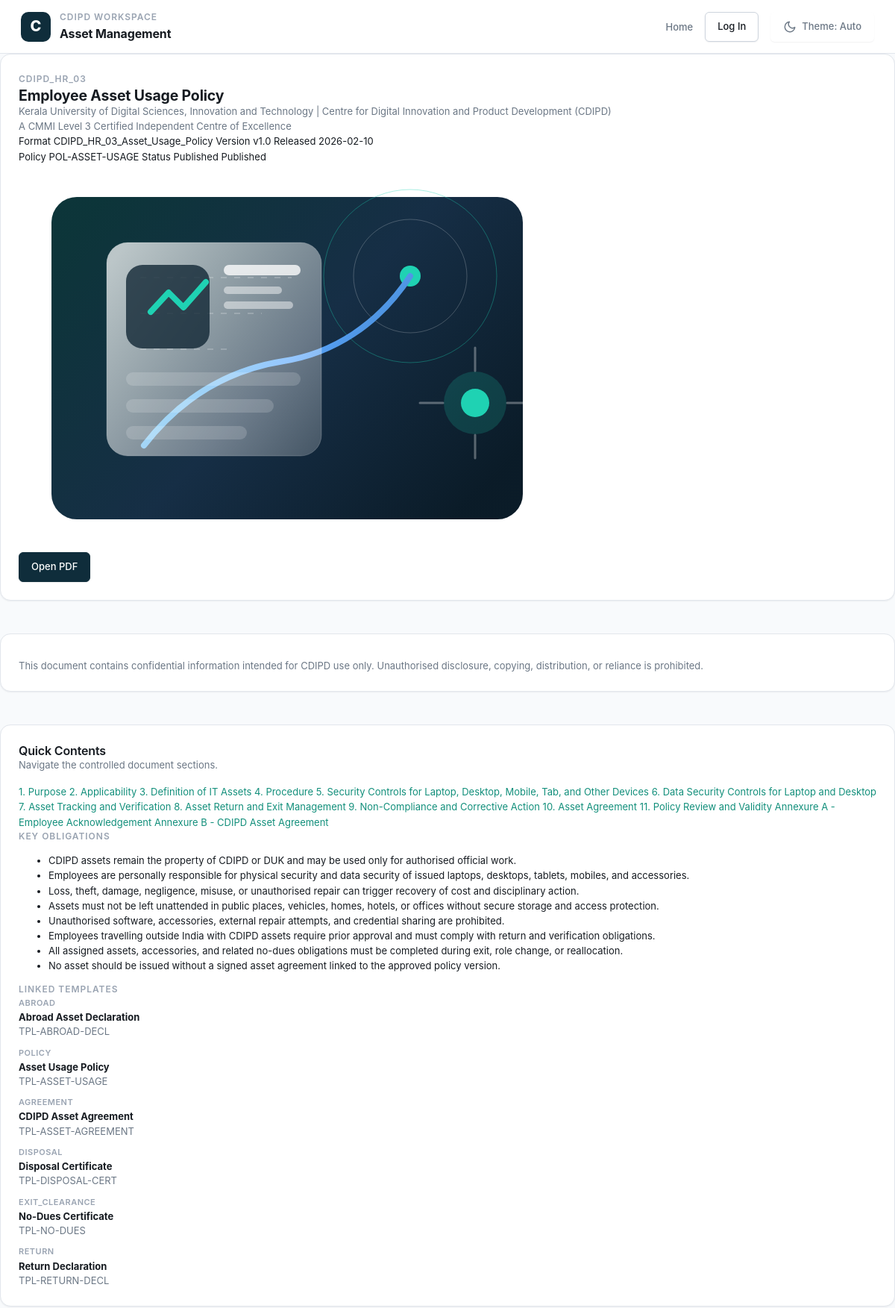
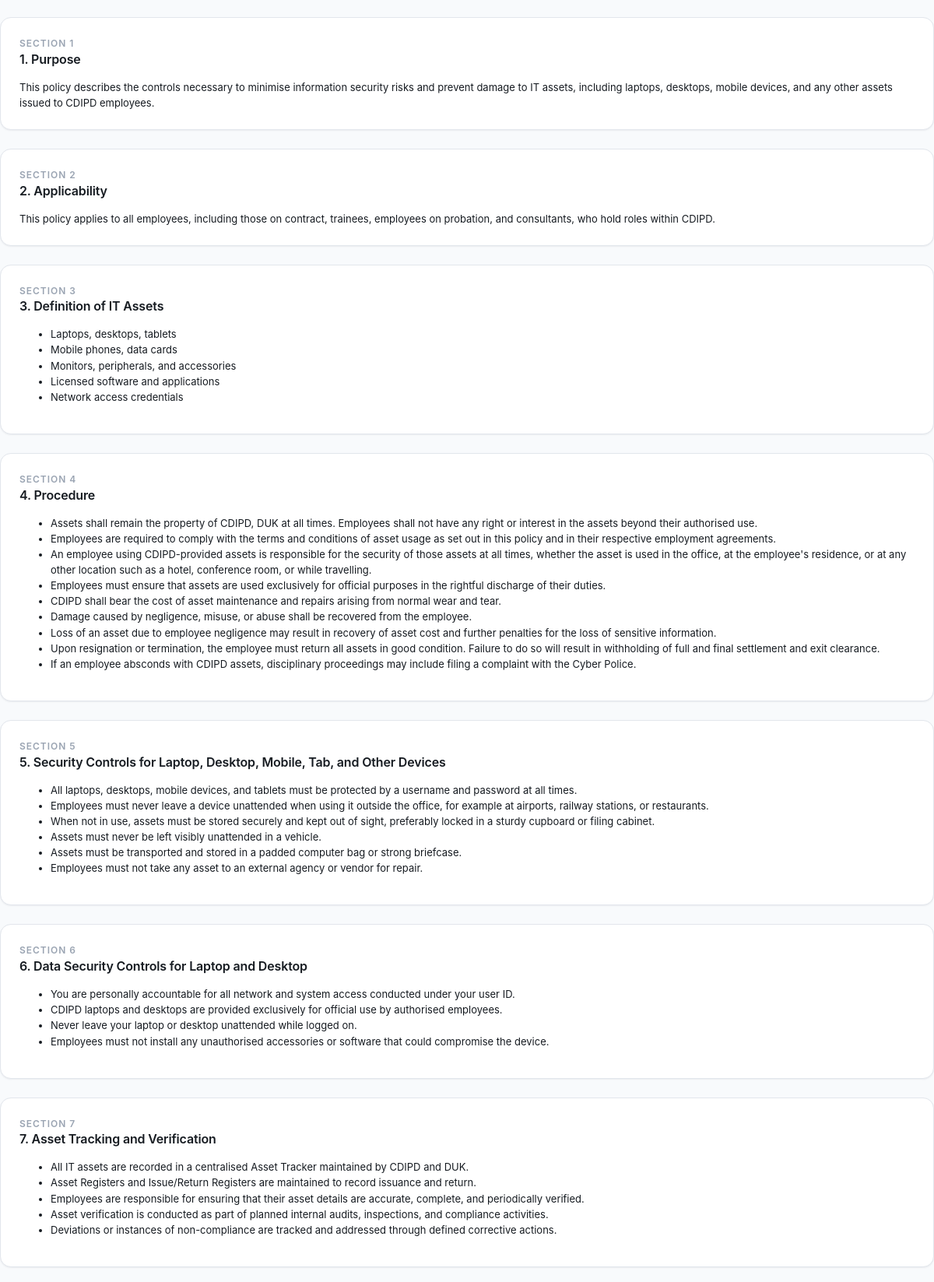
The page /policy/reader (upper part) on the database its author committed (2 pictures, top to bottom).
### app/models/models.py (models this page shows)
class PolicyVersion(Base):
    __tablename__ = "policies"
    id: Mapped[int] = mapped_column(Integer, primary_key=True)
    policy_master_id: Mapped[Optional[int]] = mapped_column(ForeignKey("policy_masters.id"), nullable=True)
    title: Mapped[str] = mapped_column(String(160))
    version: Mapped[str] = mapped_column(String(30))
    body: Mapped[str] = mapped_column(Text)
    status: Mapped[str] = mapped_column(String(40), default="draft")
    effective_date: Mapped[Optional[date]] = mapped_column(Date, nullable=True)
    approval_remarks: Mapped[str] = mapped_column(Text, default="")
    published: Mapped[bool] = mapped_column(Boolean, default=False)
    created_at: Mapped[datetime] = mapped_column(DateTime, default=datetime.utcnow)
    is_deleted: Mapped[bool] = mapped_column(Boolean, default=False)
    deleted_at: Mapped[Optional[datetime]] = mapped_column(DateTime, nullable=True)
    deleted_by: Mapped[str] = mapped_column(String(120), default="")
    delete_reason: Mapped[str] = mapped_column(Text, default="")
    policy_master: Mapped[Optional[PolicyMaster]] = relationship(back_populates="versions")

class PolicyMaster(Base):
    __tablename__ = "policy_masters"
    id: Mapped[int] = mapped_column(Integer, primary_key=True)
    policy_code: Mapped[str] = mapped_column(String(40), unique=True)
    title: Mapped[str] = mapped_column(String(160))
    description: Mapped[str] = mapped_column(Text, default="")
    owner_role: Mapped[str] = mapped_column(String(40), default="hr_admin")
    active: Mapped[bool] = mapped_column(Boolean, default=True)
    created_at: Mapped[datetime] = mapped_column(DateTime, default=datetime.utcnow)
    is_deleted: Mapped[bool] = mapped_column(Boolean, default=False)
    deleted_at: Mapped[Optional[datetime]] = mapped_column(DateTime, nullable=True)
    deleted_by: Mapped[str] = mapped_column(String(120), default="")
    delete_reason: Mapped[str] = mapped_column(Text, default="")
    versions: Mapped[list["PolicyVersion"]] = relationship(back_populates="policy_master")

class PolicyTemplate(Base):
    __tablename__ = "policy_templates"
    id: Mapped[int] = mapped_column(Integer, primary_key=True)
    template_code: Mapped[str] = mapped_column(String(40), unique=True)
    template_name: Mapped[str] = mapped_column(String(160))
    template_type: Mapped[str] = mapped_column(String(80))
    html_content: Mapped[str] = mapped_column(Text)
    active: Mapped[bool] = mapped_column(Boolean, default=True)
    created_at: Mapped[datetime] = mapped_column(DateTime, default=datetime.utcnow)
    is_deleted: Mapped[bool] = mapped_column(Boolean, default=False)
    deleted_at: Mapped[Optional[datetime]] = mapped_column(DateTime, nullable=True)
    deleted_by: Mapped[str] = mapped_column(String(120), default="")
    delete_reason: Mapped[str] = mapped_column(Text, default="")

### app/routers/policies.py (the view)
@router.get("/policy/reader", response_class=HTMLResponse)
async def current_policy_reader(request: Request, db: Session = Depends(get_db)):
    ensure_policy_catalog(db)
    user = get_current_user(request, db)
    allocation_id = request.query_params.get("allocation_id")
    policy_id = request.query_params.get("policy_id")
    allocation = None
    if allocation_id and allocation_id.isdigit():
        candidate = db.get(Allocation, int(allocation_id))
        if candidate and (not user or not user_has_role(user, "employee") or candidate.employee_id == user.id):
            allocation = candidate
    policy = allocation.policy if allocation and allocation.policy else None
    if not policy and policy_id and policy_id.isdigit() and user and user_has_role(user, "super_admin", "hr_admin"):
        policy = db.get(PolicyVersion, int(policy_id))
    if not policy:
        policy = get_published_policy(db)
    templates = db.scalars(select(PolicyTemplate).where(PolicyTemplate.active == True).order_by(PolicyTemplate.template_name)).all()
    back_href = "/allocations" if allocation else (request.headers.get("referer") or "/dashboard")
    return render(
        request,
        "policy_reader.html",
        {
            "sections": extract_policy_sections(),
            "is_public_reader": user is None,
            "policy": policy,
            "allocation": allocation,
            "policy_meta": POLICY_META,
            "policy_terms": POLICY_TERMS,
            "templates": templates,
            "back_href": back_href,
        },
        user,
    )

### app/templates/policy_reader.html (shortened to what this page needs)
{% extends "public_base.html" if is_public_reader else "base.html" %}
{% set title = "Policy Reader - CDIPD Asset Management" %}
{% set page_title = "Policy Reader" %}
{% set page_subtitle = "Controlled document view with allocation context, document metadata, and clean section navigation." %}
{% block content %}
<div class="stack policy-reader-stack">
  <section class="surface policy-hero">
    <div class="policy-hero-copy">
      <div class="kicker">{{ policy_meta.document_code }}</div>
      <h1>{{ policy_meta.title }}</h1>
      <p class="help">{{ policy_meta.org_name }} | {{ policy_meta.unit_name }}</p>
      <p class="help">{{ policy_meta.unit_note }}</p>
      <div class="policy-meta-row">
        <span>Format {{ policy_meta.format_id }}</span>
        <span>Version {{ policy.version if policy else policy_meta.version }}</span>
        <span>Released {{ policy_meta.release_date }}</span>
      </div>
      {% if policy %}
      <div class="policy-meta-row">
        <span>Policy {{ policy.policy_master.policy_code if policy.policy_master else "-" }}</span>
        <span>Status {{ policy.status.replace("_", " ").title() }}</span>
        <span>{{ "Published" if policy.published else "Draft" }}</span>
      </div>
      {% endif %}
    </div>
    <div class="policy-hero-actions">
      <img src="/static/img/future-orbit.svg" alt="Policy workspace illustration">
      <div class="actions">
        <a class="btn primary" href="/policy/current" target="_blank">Open PDF</a>
      </div>
    </div>
  </section>
  <section class="surface">
    <div class="panel-note">{{ policy_meta.disclaimer }}</div>
  </section>
  <div class="policy-layout">
    <aside class="surface policy-sidebar">
      <div class="section-head">
        <div>
          <h3>Quick Contents</h3>
          <div class="help">Navigate the controlled document sections.</div>
        </div>
      </div>
      <nav class="policy-toc">
        {% for section in sections %}
        <a href="#policy-section-{{ loop.index }}">{{ section.title }}</a>
        {% endfor %}
      </nav>
      <div class="policy-obligation-box">
        <div class="kicker">Key Obligations</div>
        <ul>
          {% for item in policy_terms %}
          <li>{{ item }}</li>
          {% endfor %}
        </ul>
      </div>
      {% if templates %}
      <div class="policy-obligation-box">
        <div class="kicker">Linked Templates</div>
        <div class="stack" style="gap: 10px;">
          {% for item in templates %}
          <div class="detail-card compact">
            <div class="eyebrow">{{ item.template_type }}</div>
            <strong>{{ item.template_name }}</strong>
            <div class="help">{{ item.template_code }}</div>
          </div>
          {% endfor %}
        </div>
      </div>
      {% endif %}
    </aside>
    <div class="policy-content">
      {% for section in sections %}
      <section class="surface policy-article" id="policy-section-{{ loop.index }}">
        <div class="section-head">
          <div>
            <div class="kicker">Section {{ loop.index }}</div>
            <h3>{{ section.title }}</h3>
          </div>
        </div>
        {% for paragraph in section.get("paragraphs", []) %}
        <p class="policy-paragraph">{{ paragraph }}</p>
        {% endfor %}
        {% if section.get("bullets") %}
        <ul class="policy-bullets">
          {% for item in section.get("bullets", []) %}
          <li>{{ item }}</li>
          {% endfor %}
        </ul>
        {% endif %}
      </section>
      {% endfor %}
    </div>
  </div>
</div>
{% endblock %}

### app/templates/public_base.html (shortened to what this page needs)
<!DOCTYPE html>
<html lang="en">
<head>
  <link rel="stylesheet" href="/static/css/app.css">
</head>
<body>
  <div class="public-shell">
    <header class="public-header">
      <div class="inner">
        <a href="/" class="brand-row public-brand-row">
          <div class="brand-mark" aria-hidden="true">C</div>
          <div>
            <div class="kicker">CDIPD Workspace</div>
            <div class="brand public-brand-title">Asset Management</div>
          </div>
        </a>
        <nav class="public-nav" aria-label="Public navigation">
          <a class="nav-link" href="/">Home</a>
          <a class="btn secondary public-nav-btn" href="/login">Log In</a>
          <button class="btn ghost theme-toggle public-theme-toggle" type="button" data-theme-toggle>
            <span class="header-icon" aria-hidden="true">
              <svg viewBox="0 0 24 24" fill="none" stroke="currentColor" stroke-width="1.9" stroke-linecap="round" stroke-linejoin="round"><path d="M21 12.8A9 9 0 1 1 11.2 3a7 7 0 0 0 9.8 9.8Z"></path></svg>
            </span>
            <span data-theme-label>Theme: Auto</span>
          </button>
        </nav>
      </div>
    </header>
    <main class="public-main" id="public-main">
      {% block content %}{% endblock %}
    </main>
  </div>
</body>
</html>

### rows shown on the page
PolicyVersion: title "Employee Asset Usage Policy", version "v1.0", status.replace "Published", published "Published"
PolicyMaster: policy_master "POL-ASSET-USAGE"
PolicyTemplate: template_type "ABROAD", template_name "Abroad Asset Declaration", template_code "TPL-ABROAD-DECL"
PolicyTemplate: template_type "POLICY", template_name "Asset Usage Policy", template_code "TPL-ASSET-USAGE"
PolicyTemplate: template_type "AGREEMENT", template_name "CDIPD Asset Agreement", template_code "TPL-ASSET-AGREEMENT"
PolicyTemplate: template_type "DISPOSAL", template_name "Disposal Certificate", template_code "TPL-DISPOSAL-CERT"
PolicyTemplate: template_type "EXIT_CLEARANCE", template_name "No-Dues Certificate", template_code "TPL-NO-DUES"
PolicyTemplate: template_type "RETURN", template_name "Return Declaration", template_code "TPL-RETURN-DECL"

### other values the page prints
{{ policy_meta.document_code }} "CDIPD_HR_03"
{{ policy_meta.org_name }} "Kerala University of Digital Sciences, Innovation and Technology"
{{ policy_meta.unit_name }} "Centre for Digital Innovation and Product Development (CDIPD)"
{{ policy_meta.unit_note }} "A CMMI Level 3 Certified Independent Centre of Excellence"
{{ policy_meta.format_id }} "CDIPD_HR_03_Asset_Usage_Policy"
{{ policy_meta.release_date }} "2026-02-10"
{{ policy_meta.disclaimer }} "This document contains confidential information intended for CDIPD use only. Unauthorised disclosure, copying, distribution, or reliance is prohibited."
{{ section.title }} "1. Purpose" "2. Applicability" "3. Definition of IT Assets" "4. Procedure" "5. Security Controls for Laptop, Desktop, Mobile, Tab, and Other Devices" "6. Data Security Controls for Laptop and Desktop" "7. Asset Tracking and Verification" "8. Asset Return and Exit Management" "9. Non-Compliance and Corrective Action" "10. Asset Agreement" "11. Policy Review and Validity" "Annexure A - Employee Acknowledgement" "Annexure B - CDIPD Asset Agreement"
{{ item }} "CDIPD assets remain the property of CDIPD or DUK and may be used only for authorised official work." "Employees are personally responsible for physical security and data security of issued laptops, desktops, tablets, mobiles, and accessories." "Loss, theft, damage, negligence, misuse, or unauthorised repair can trigger recovery of cost and disciplinary action." "Assets must not be left unattended in public places, vehicles, homes, hotels, or offices without secure storage and access protection." "Unauthorised software, accessories, external repair attempts, and credential sharing are prohibited." "Employees travelling outside India with CDIPD assets require prior approval and must comply with return and verification obligations." "All assigned assets, accessories, and related no-dues obligations must be completed during exit, role change, or reallocation." "No asset should be issued without a signed asset agreement linked to the approved policy version."
{{ section.title }} "1. Purpose" "2. Applicability" "3. Definition of IT Assets" "4. Procedure" "5. Security Controls for Laptop, Desktop, Mobile, Tab, and Other Devices" "6. Data Security Controls for Laptop and Desktop" "7. Asset Tracking and Verification"
{{ paragraph }} "This policy applies to all employees, including those on contract, trainees, employees on probation, and consultants, who hold roles within CDIPD."
{{ item }} "Laptops, desktops, tablets" "Mobile phones, data cards" "Monitors, peripherals, and accessories" "Licensed software and applications" "Network access credentials" "Assets shall remain the property of CDIPD, DUK at all times. Employees shall not have any right or interest in the assets beyond their authorised use." "Employees are required to comply with the terms and conditions of asset usage as set out in this policy and in their respective employment agreements." "Employees must ensure that assets are used exclusively for official purposes in the rightful discharge of their duties." "CDIPD shall bear the cost of asset maintenance and repairs arising from normal wear and tear." "Damage caused by negligence, misuse, or abuse shall be recovered from the employee." "Loss of an asset due to employee negligence may result in recovery of asset cost and further penalties for the loss of sensitive information." "Upon resignation or termination, the employee must return all assets in good condition. Failure to do so will result in withholding of full and final settlement and exit clearance." "If an employee absconds with CDIPD assets, disciplinary proceedings may include filing a complaint with the Cyber Police." "All laptops, desktops, mobile devices, and tablets must be protected by a username and password at all times." "Employees must never leave a device unattended when using it outside the office, for example at airports, railway stations, or restaurants." "When not in use, assets must be stored securely and kept out of sight, preferably locked in a sturdy cupboard or filing cabinet." "Assets must never be left visibly unattended in a vehicle." "Assets must be transported and stored in a padded computer bag or strong briefcase." "Employees must not take any asset to an external agency or vendor for repair." "You are personally accountable for all network and system access conducted under your user ID." "CDIPD laptops and desktops are provided exclusively for official use by authorised employees." "Never leave your laptop or desktop unattended while logged on." "Employees must not install any unauthorised accessories or software that could compromise the device." "All IT assets are recorded in a centralised Asset Tracker maintained by CDIPD and DUK." "Asset Registers and Issue/Return Registers are maintained to record issuance and return." "Employees are responsible for ensuring that their asset details are accurate, complete, and periodically verified." "Asset verification is conducted as part of planned internal audits, inspections, and compliance activities." "Deviations or instances of non-compliance are tracked and addressed through defined corrective actions."
